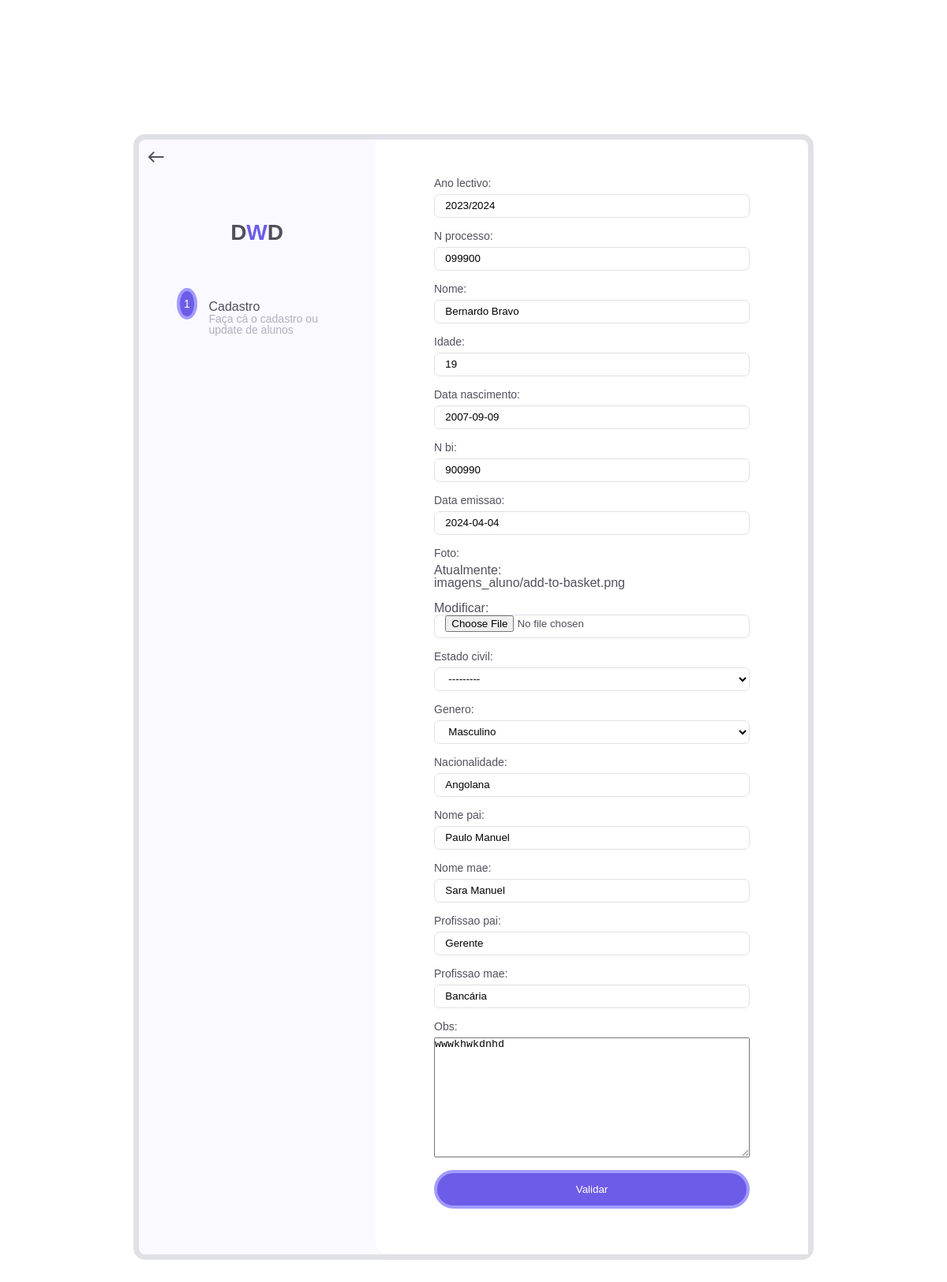
The page /aluno-update/4 (signed in) on the database its author committed.
### home/models.py (models this page shows, shortened)
class Aluno(models.Model):
    ano_lectivo=models.CharField(max_length=50)
    n_processo=models.CharField(max_length=70)
    nome=models.CharField(max_length=255)
    idade=models.PositiveIntegerField()
    data_nascimento=models.DateField()
    n_bi=models.CharField(max_length=80)
    data_emissao=models.DateField()
    foto=models.ImageField(upload_to='imagens_aluno/')
    estado_civil=models.CharField(max_length=50,choices=ESTADO)
    genero=models.CharField(max_length=50,choices=GENERO)
    nacionalidade=models.CharField(max_length=100)
    nome_pai=models.CharField(max_length=255)
    nome_mae=models.CharField(max_length=255)
    profissao_pai=models.CharField(max_length=150)
    profissao_mae=models.CharField(max_length=150)
    obs=models.TextField()

### home/views.py (the view)
# urls.py: path('aluno-update/<int:pk>',AlunoUpdate.as_view(),name='update-aluno'),
class AlunoUpdate(LoginRequiredMixin,UpdateView):
    model=Aluno
    context_object_name='alunos'
    fields=['ano_lectivo','n_processo','nome','idade','data_nascimento','n_bi','data_emissao','foto','estado_civil','genero','nacionalidade','nome_pai','nome_mae','profissao_pai','profissao_mae','obs']
    success_url=reverse_lazy('admin-dashboard')
    login_url = 'login'

### templates/home/aluno_form.html (shortened to what this page needs)
{% load static %}
<!DOCTYPE html>
<html lang="en">
<head>
    <link rel="stylesheet" href="{% static 'formulario.css' %}">
</head>
<body>
    <div id="page" class="site">
        <div class="container">
            <div class="form-box">
                <div class="progress">
                    <div class="logo"><a href="#">D<span>W</span>D</a></div>
                    <ul class="progress-steps">
                        <li class="step active">
                            <span>1</span>
                            <p><br>Cadastro<br> <span>Faça cá o cadastro ou update de alunos</span> </p>
                        </li>
                    </ul>
                </div>
                <form action="" method="post" enctype="multipart/form-data">
                    <div class="form-one form-step active">
                        {{form}}
                    <div class="btn-group">
                        <button type="submit" class="btn-submit">Validar</button>
                    </div>
                </form>
                <a onclick="window.history.back()" class="logout-btn">
                    <span class="material-icons-sharp">west</span>
                </a>
            </div>
        </div>
    </div>
</body>
</html>

### static/formulario.css (style rules this page uses)
:root { --main-color: #6c5ce7; --secondary-color: #a29bfe; --lighter-color: #e0e0e7; --light-color: #b0b0c0; --dark-color: #52505e; --font-smaller: 14px; --font-bigger: 20px; }
* { margin: 0; padding: 0; }
html { scroll-behavior: smooth; }
body { font-family: 'Nunito', sans-serif; font-size: 16px; font-weight: 400; line-height: 1; color: var(--dark-color); }
a { text-decoration: none; color: inherit; }
ul { list-style: none; }
.container { display: flex; justify-content: center; align-items: center; height: 100vh; }
.form-box { display: flex; flex-direction: column; border: 7px solid var(--lighter-color); border-radius: 15px; background-color: #faf9ff; }
.form-box .progress { position: relative; padding: 1em; }
.logo { font-size: 1.75em; font-weight: 600; color: var(--dark-color); padding: 2em 1em; text-align: center; }
.logo span { color: var(--main-color); }
.progress ul.progress-steps { display: flex; flex-direction: row; align-items: center; justify-content: center; gap: 2em; }
.progress ul.progress-steps li { position: relative; display: flex; align-items: flex-start; margin-bottom: 2em; }
.progress ul.progress-steps li.step { margin-right: 1rem; }
.progress ul.progress-steps li>span { position: relative; width: 40px; height: 40px; font-size: var(--font-smaller); display: flex; align-items: center; justify-content: center; margin-right: 1em; border-radius: 50%; background-color: var(--lighter-color); z-index: 1; top: 1.5rem; }
.progress ul.progress-steps li.active>span { color: white; background-color: var(--main-color); border: 4px solid var(--secondary-color); z-index: 1; }
.progress ul.progress-steps li p span { font-size: var(--font-smaller); color: var(--light-color); display: none; }
.progress ul li p { position: absolute; top: -2em; font-size: 12px; }
.form-box { position: relative; }
.form-box form { width: 100%; padding: 2em 1em; background-color: white; border-radius: 30px 3px 15px 15px; overflow: auto; max-height: 80vh; }
form>div { max-width: 400px; margin: 0 auto; }
form>div>div:not(.checkbox) { display: flex; flex-direction: column; margin-bottom: 16px; }
form :where(input, select) { height: 30px; padding: 0 1em; border-radius: 7px; outline-color: var(--secondary-color); border: 1px solid var(--lighter-color); background-color: transparent; }
form label { font-size: var(--font-smaller); margin-bottom: 0.5em; }
.btn-group { display: flex; flex-wrap: wrap; margin-top: .5em; }
.btn-group [class*="btn-"] { background-color: var(--main-color); color: white; padding: 1em 2.5em; border: 4px solid var(--secondary-color); border-radius: 30px; cursor: pointer; -webkit-transition: background-color .3s, border-color .3s ease-out; transition: background-color .3s, border-color .3s ease-out; }
.logout-btn { position: absolute; top: 10px; left: 10px; cursor: pointer; }
::placeholder { color: var(--light-color); }
@media screen and (min-width: 768px) { .form-box { flex-direction: row; } }
@media screen and (min-width: 768px) { .form-box .progress { flex: 1 0 35%; min-width: 300px; padding: 3em; } }
@media screen and (min-width: 768px) { .logo { padding: -48px -48px 48px; } }
@media screen and (min-width: 768px) { .progress ul.progress-steps { flex-direction: column; gap: 0; } }
@media screen and (min-width: 768px) { .form-box form { padding: 3em; border-radius: 0 15px 0 15px; } }
@media screen and (min-width: 768px) { .progress ul li p { position: relative; top: auto; font-size: inherit; } }
@media screen and (min-width: 768px) { .progress ul.progress-steps li p span { display: block; } }
@media screen and (min-width: 768px) { .progress ul.progress-steps li>span { top: 0; } }

### rows shown on the page
Aluno: ano_lectivo "2023/2024", n_processo "099900", nome "Bernardo Bravo", idade "19", data_nascimento "2007-09-09", n_bi "900990", data_emissao "2024-04-04", estado_civil "---------", genero "Masculino", nacionalidade "Angolana", nome_pai "Paulo Manuel", nome_mae "Sara Manuel", profissao_pai "Gerente", profissao_mae "Bancária", obs "wwwkhwkdnhd"
